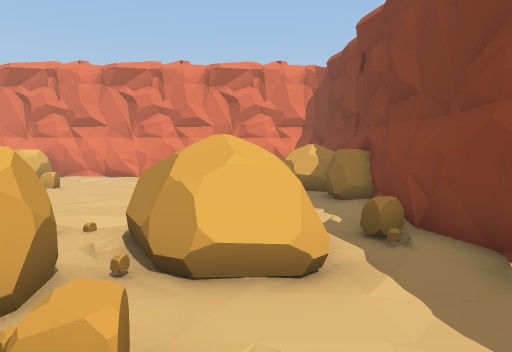
View 1 (above)

16 first-person views from a walk through a 3-D level made in the Unity game engine. The camera is 1.2 m above the floor, tilts 4° down and sees 70° across. The floor is counted in squares, 1 m on a side. Each view is taken from the middle of a square. On the plan, view 1 faces up. The plan holds only what a view shows up to about 15 squares ahead; the rest is blank. The place goes on beyond the plan. The player is left out.

View 2
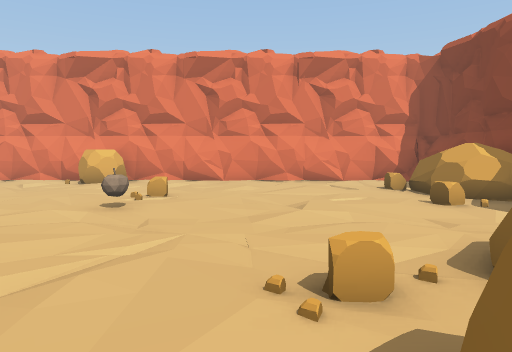

View 3
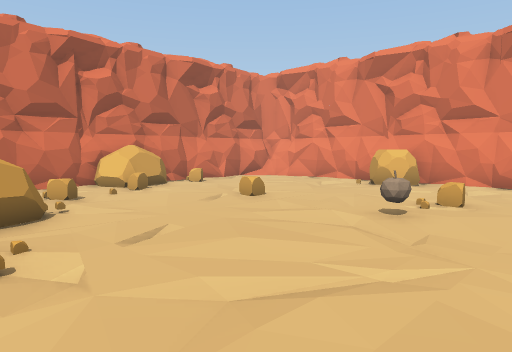

View 4
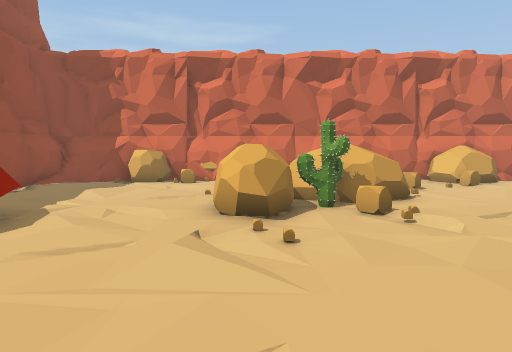

View 5
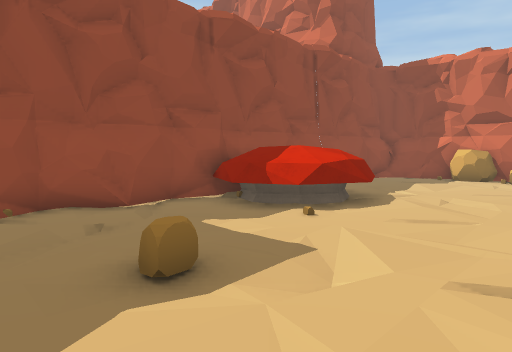

View 6
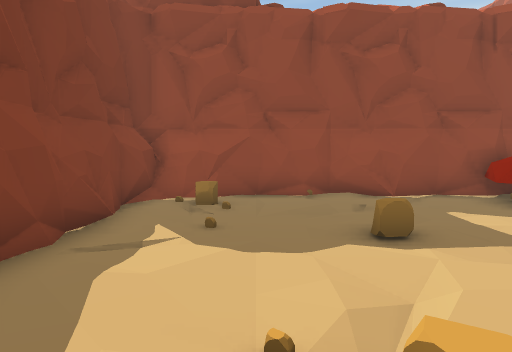

View 7
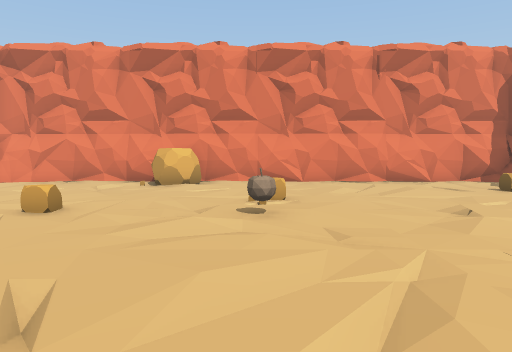

View 8
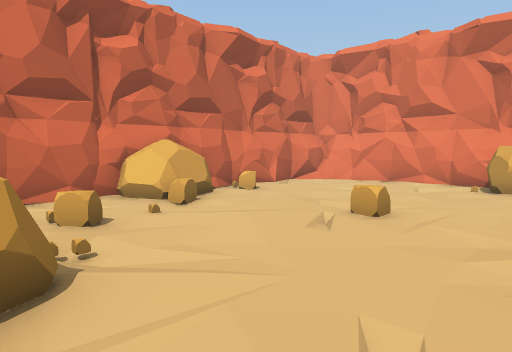

View 9
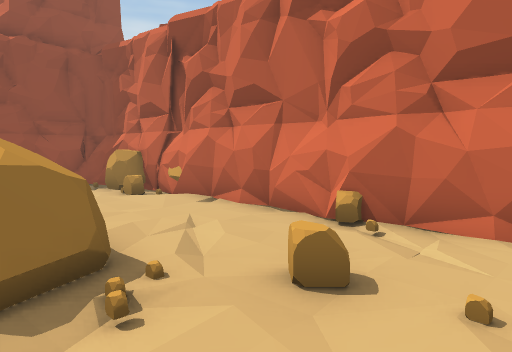

View 10
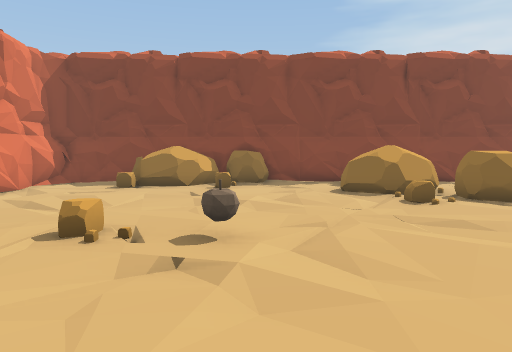

View 11
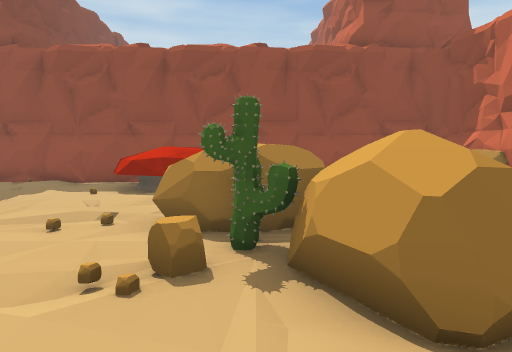

View 12
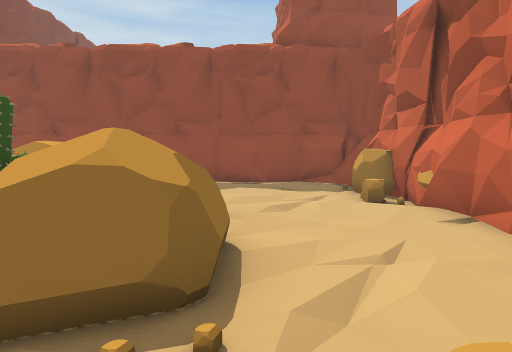

View 13
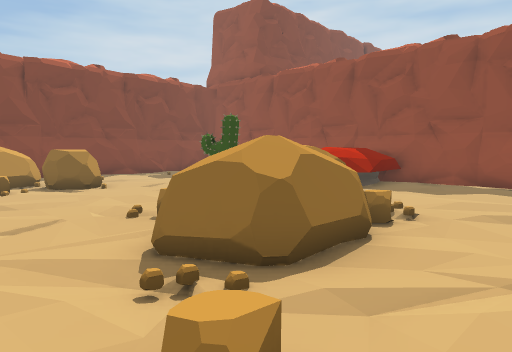

View 14
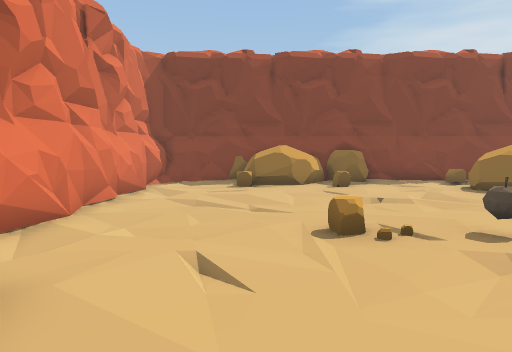

View 15
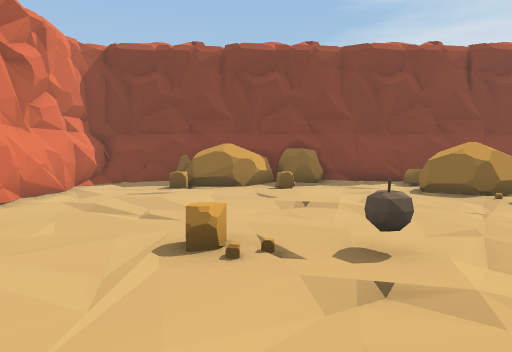

View 16
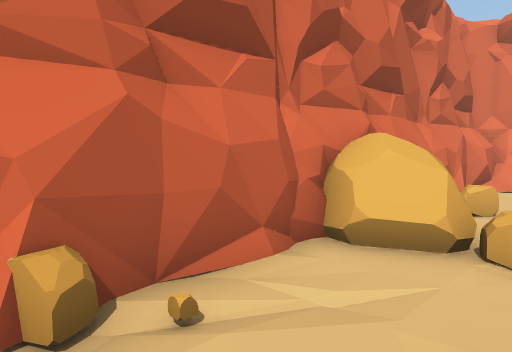

### Floor plan
Key: @ floor where view 1 was taken; # wall or solid block; . main floor; : floor 0.75 m higher than the main floor; + floor 1 m higher than the main floor; / step, stairs or slope; R rock; C cactus; O other object.
Columns run from 19 left of view 1 to 4 right of it. Each row starts with its distance up from view 1.
 18   RRRRRRRRRR RRRRRRRRRRR
 17   RRRRRRRRRRRRRRRRRRRRR
 16   RR.....RR..........RR
 15   R....//R/...........RR
 14   R...................RR
 13   R.................RRR
 12   R........./.......RRR
 11   R........./.......RRR
 10   RR....O...O......//R#
  9   RRR................RR
  8    R..................R
  7   R...................R
  6   R..O............RR..R
  5   RR...R......./ORRR RR
  4   R....RR./.......RR..R
  3   R....RRCC.....RR....R
  2   R....RRC......RR....R
  1   R....RRRR......../..R
  0  RR......RR........@..#
 -1  RR/..................R
 -2 RRR/..................R
 -3   RR......./O.........R
 -4   #R......:  O........R
 -5   RR......+   ......O.R
 -6   RR......O  +......./R
 -7   #RR#RRRRRRRRRRRRRRRRR
 -8   RRRRRRRRRRRRRRR RRRRR
 -9  RR

Where each view was taken, in squares from view 1:
view 1: 0 up, 0 right, facing up
view 2: 2 up, 4 left, facing up
view 3: 3 up, 4 left, facing up-left
view 4: 1 up, 2 left, facing left
view 5: 1 up, 0 right, facing down-left
view 6: 3 up, 0 right, facing down
view 7: 3 up, 7 left, facing up
view 8: 4 up, 8 left, facing up-left
view 9: 8 up, 11 left, facing down-left
view 10: 9 up, 12 left, facing right
view 11: 7 up, 10 left, facing down
view 12: 7 up, 13 left, facing down
view 13: 7 up, 15 left, facing down-right
view 14: 13 up, 12 left, facing right
view 15: 11 up, 11 left, facing right
view 16: 4 up, 14 left, facing up-left
